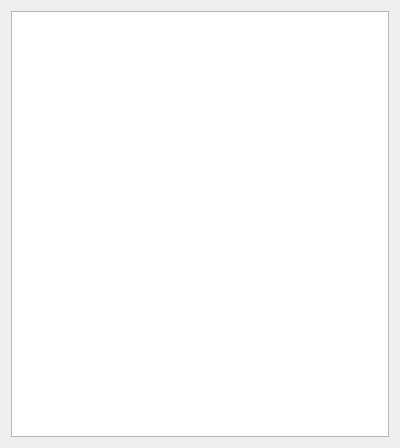
<?xml version="1.0" encoding="UTF-8"?>
<ui version="4.0">
 <class>Widget</class>
 <widget class="QWidget" name="Widget">
  <property name="geometry">
   <rect>
    <x>0</x>
    <y>0</y>
    <width>400</width>
    <height>448</height>
   </rect>
  </property>
  <property name="windowTitle">
   <string>Widget</string>
  </property>
  <layout class="QVBoxLayout" name="verticalLayout">
   <item>
    <widget class="QTableWidget" name="tableWidget">
     <property name="editTriggers">
      <set>QAbstractItemView::NoEditTriggers</set>
     </property>
     <property name="alternatingRowColors">
      <bool>true</bool>
     </property>
     <property name="selectionMode">
      <enum>QAbstractItemView::SingleSelection</enum>
     </property>
     <property name="selectionBehavior">
      <enum>QAbstractItemView::SelectRows</enum>
     </property>
     <attribute name="verticalHeaderVisible">
      <bool>false</bool>
     </attribute>
    </widget>
   </item>
  </layout>
 </widget>
 <layoutdefault spacing="6" margin="11"/>
 <resources/>
 <connections/>
</ui>
